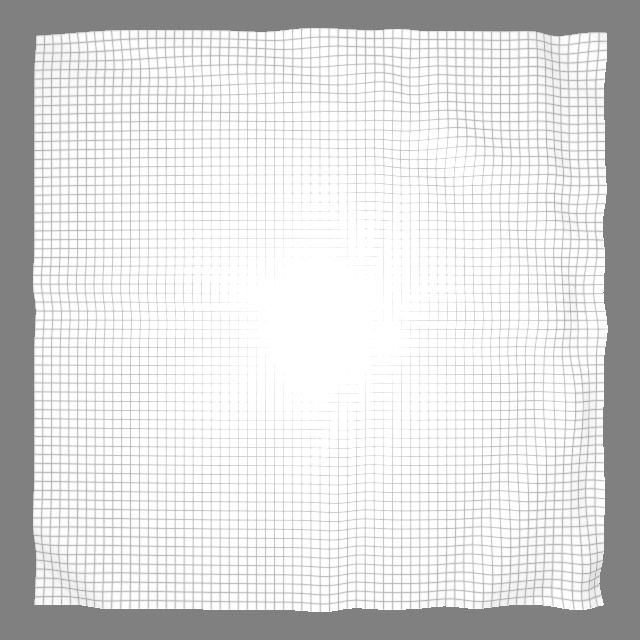

Write the Python code that produced this figure.
import numpy as np
import cv2
import matplotlib.pyplot as plt
from mesh_augmentor import *

def make_grid_image(size=640, step=10, bg_color=(255, 255, 255), line_color=(180, 180, 180), thickness=1):
    img = np.full((size, size, 3), bg_color, dtype=np.uint8)
    for x in range(0, size, step):
        cv2.line(img, (x, 0), (x, size-1), line_color, thickness=thickness, lineType=cv2.LINE_AA)
    for y in range(0, size, step):
        cv2.line(img, (0, y), (size-1, y), line_color, thickness=thickness, lineType=cv2.LINE_AA)
    return img

def render_crumpled_grid(
    size=640,
    grid_step=10,
    out_w=640,
    out_h=640,
    grid_w=32,
    grid_h=32,
    folds=12,
    angle_deg_range=(8, 22),
):
    """
    Create sample image with grid 640x640
    apply K=folds "origami", 
    returns (rgb, alpha, mask, uv).
    """
    src = make_grid_image(size=size, step=grid_step)

    ma = MeshAugmentor(
        input_width=src.shape[1],
        input_height=src.shape[0],
        grid_w=grid_w,
        grid_h=grid_h
    )

    ma.set_optics(Optics(F=35.0, L=66.7, R=4.0))
    ma.set_lighting(Lighting(use=True, x=0, y=0, z=12, intensity=1.5, diameter=12, light_mix_koef=0.99))    

    cylynder_horizontal(ma, R = 10000)
    apply_crumple_with_creases(
        ma,
        K=20,
        angle_deg_range=(8.0, 12.0),
        band_px=90,
        falloff_sigma=18.0,
        z_jitter_std=0.05,
        z_scale=0.25
    )

    ma.fit_best_geometric(W_out=out_w, H_out=out_h, margin=0.9)
    outs = ma.render(
        input_image=src,
        out_size=(out_w, out_h),
        background=np.full((out_h, out_w, 3), (128, 128, 128), dtype=np.uint8),
        attachments=("rgb", "alpha", "mask", "uv")
    )
    return outs.rgb, outs.alpha, outs.mask, outs.uv

if __name__ == "__main__":
    rgb, alpha, mask, uv = render_crumpled_grid(
        size=640,
        grid_step=10,
        out_w=640,
        out_h=640,
        grid_w=64,
        grid_h=64,
        folds=12,
        angle_deg_range=(8, 12)
    )
    cv2.imwrite("crumple.png", rgb)

    plt.imshow(rgb)
    plt.tight_layout()
    plt.show()
